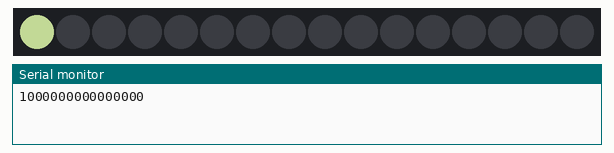
Simulated run of this sketch. Board: Arduino Uno, built with avr-gcc and run on an emulated ATmega328P. Parts: 16 RGB LEDs in strip order, left to right, the last lines printed to the serial monitor. Dim RGB values are drawn brighter than linear; random numbers use the default seed unless the sketch sets one.

Above: at 0.1 s.
At 2.1 s:
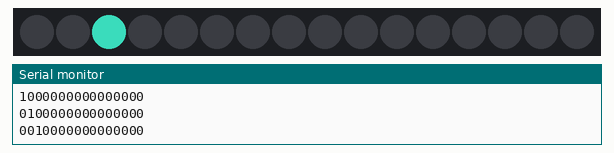
At 9.1 s:
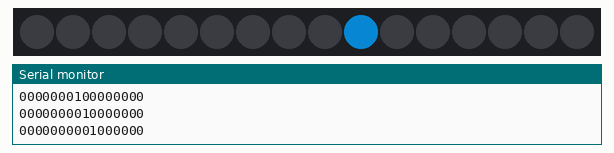
At 19.1 s:
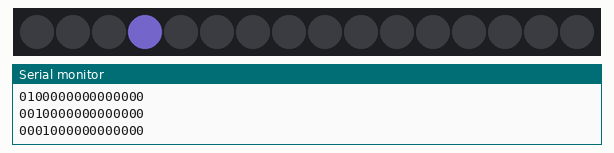
At 28.1 s:
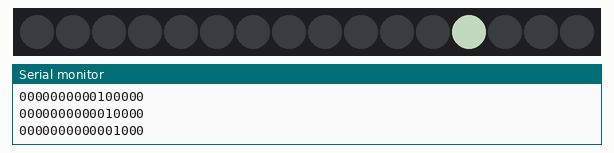
At 38.1 s:
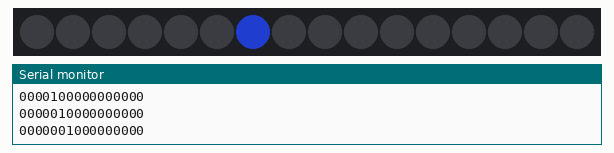

Measured:
- what the display in image 1 shows lasts 1.0 s, from 2.0 s to 3.0 s

The sketch:

haha.ino
```cpp
#include <Adafruit_NeoPixel.h>
#define num 16
#define pin 3
#define sec *1000

//函式初始化
void LEDSHOW(int);
int COLORSET();
void resetSerial();

int colorledid[16] = {0};
unsigned int Lb = 150;
Adafruit_NeoPixel pixels =
  Adafruit_NeoPixel(num, pin, NEO_GRB + NEO_KHZ800);

void setup() {
  Serial.begin(9600);
  pixels.begin();
  pixels.setBrightness(Lb);
  resetSerial();
}

void loop() {
  static int Times = 1;
  for(int i = 0; i < num; i++) {
    resetSerial();
    colorledid[i] = 1;
    LEDSHOW(i);
  }
  Times ++;
}

void LEDSHOW(int v) {
  for(int i = 0; i < num; i++) pixels.setPixelColor(i, 0, 0, 0);
  pixels.setPixelColor(v, COLORSET(), COLORSET(), COLORSET());
  pixels.show();
  for(int i : colorledid) Serial.print(i);

  Serial.print("\n");
  delay(1 sec);
}

int COLORSET() { return (int)random(0, 256); }

void resetSerial() {
  for(int i = 0; i < num; i++) colorledid[i]=0;
}
```
